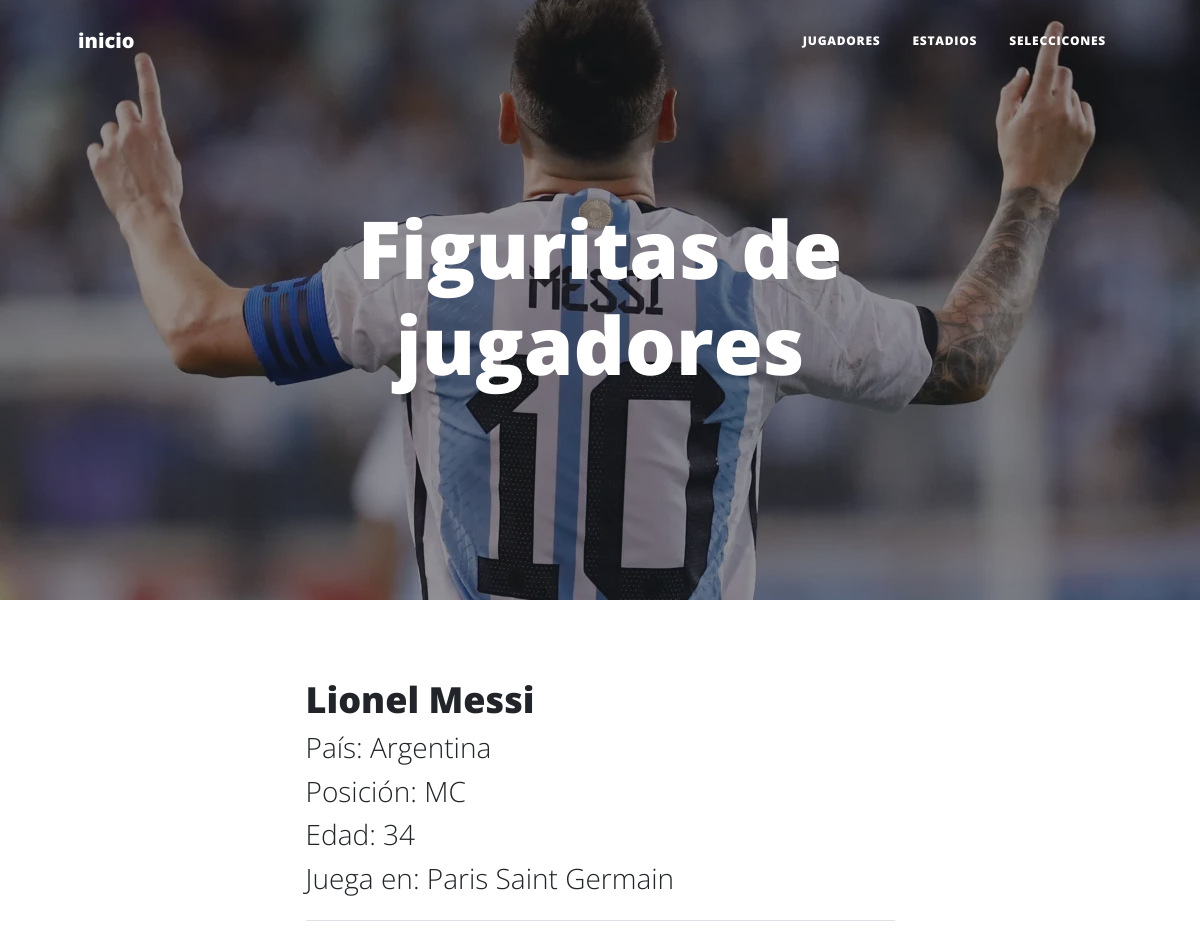
The page /figurines/players_list/ on the database its author committed.
### figurines/models.py (models this page shows)
class Player (models.Model):
    name = models.CharField(max_length=50)
    age = models.IntegerField()
    country = models.CharField(max_length=50)
    position = models.CharField(max_length=2)
    team = models.CharField(max_length=50)

### figurines/views.py (the view)
# urls.py: path("players_list/", views.show_players, name="players-list"),
def show_players(request):
    players = Player.objects.all()
    context_dict = {
        "players": players
        }
    return render(
        request=request,
        context=context_dict,
        template_name='figurines/players.html'
    )

### figurines/templates/figurines/players.html
{% extends 'home/index.html' %}
{% load static %}
{% block block_content %}
<header class="masthead" style="background-image: url('../../static/home/assets/img/lioqatar.webp')">
    <div class="container position-relative px-4 px-lg-5">
        <div class="row gx-4 gx-lg-5 justify-content-center">
            <div class="col-md-10 col-lg-8 col-xl-7">
                <div class="site-heading">
                    <h1>Figuritas de jugadores</h1>
                </div>
            </div>
        </div>
    </div>
</header>
<div class="container px-4 px-lg-5">
    <div class="row gx-4 gx-lg-5 justify-content-center">
        <div class="col-md-10 col-lg-8 col-xl-7">
            {% for player in players %}
            <div class="post-preview">
                <a href="post.html">
                    <h2 class="post-title">{{ player.name }}</h2>
                    <h3 class="post-subtitle">País: {{ player.country }}</h3>
                    <h3 class="post-subtitle">Posición: {{ player.position }}</h3>
                    <h3 class="post-subtitle">Edad: {{ player.age }}</h3>
                    <h3 class="post-subtitle">Juega en: {{ player.team}}</h3>
                </a>
            </div>
            <hr class="my-4" />
            {% endfor %}
        </div>
    </div>
</div>
{% endblock %}

### rows shown on the page
Player: name "Lionel Messi", country "Argentina", position "MC", age "34", team "Paris Saint Germain"
